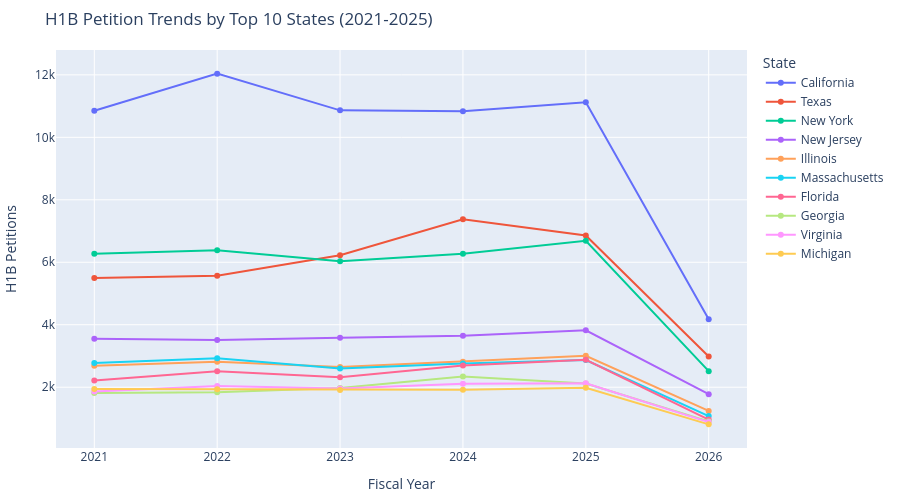

Write notebook code for a chart like this one.
### Markdown cell above
Trying to find why the chart is still showing as empty. As figured out, the year_state_top10 turned out to be an empty DataFrame. This was because I was trying to pass state_counts_top10.index to it but that was a series and Pandas was trying to match its value but there was no match in Petitioner State. the isin() expects a list.

### Code cell
year_state = H1b_comp.groupby(
    ["Fiscal Year", "Petitioner State"]
).count()["Employer (Petitioner) Name"].reset_index(name = "petitions")

year_state_top10 = year_state[year_state["Petitioner State"].isin(state_counts_top10.index.tolist())]

year_state_top10["State Name"] = year_state_top10["Petitioner State"].map(State_map)

fig5 = go.Figure()
for state in state_counts_top10.index.tolist():
    state_data = year_state_top10[year_state_top10["Petitioner State"] == state]
    fig5.add_trace(go.Scatter(
        x = state_data["Fiscal Year"],
        y = state_data["petitions"],
        mode = "lines+markers",
        name = State_map[state],
        hovertemplate="<b>" + State_map[state] + "</b><br>Year: %{x}<br>Petitions : %{y:, }<extra></extra>"        
    ))


fig5.update_layout(
    title = "H1B Petition Trends by Top 10 States (2021-2025)",
    xaxis_title = "Fiscal Year",
    yaxis_title = "H1B Petitions",
    height = 500,
    margin={"r": 20, "t": 50, "l": 10, "b": 50},
    xaxis=dict(dtick=1),                                 
    # shows every year on x axis
    legend_title="State"
)

fig5.show()

#source - https://claude.ai/chat/50981cae-65c2-43af-84f6-fcadafb66e60

### Figure 1 — Plotly figure (JSON) as saved in the notebook; plotly's stock layout.template omitted (floating-point values rounded to 4 significant figures)
{"data": [{"hovertemplate": "<b>California</b><br>Year: %{x}<br>Petitions : %{y:, }<extra></extra>", "mode": "lines+markers", "name": "California", "type": "scatter", "x": [2021, 2022, 2023, 2024, 2025, 2026], "y": [10851, 12039, 10864, 10835, 11123, 4178]}, {"hovertemplate": "<b>Texas</b><br>Year: %{x}<br>Petitions : %{y:, }<extra></extra>", "mode": "lines+markers", "name": "Texas", "type": "scatter", "x": [2021, 2022, 2023, 2024, 2025, 2026], "y": [5495, 5566, 6223, 7379, 6856, 2982]}, {"hovertemplate": "<b>New York</b><br>Year: %{x}<br>Petitions : %{y:, }<extra></extra>", "mode": "lines+markers", "name": "New York", "type": "scatter", "x": [2021, 2022, 2023, 2024, 2025, 2026], "y": [6276, 6381, 6034, 6270, 6688, 2515]}, {"hovertemplate": "<b>New Jersey</b><br>Year: %{x}<br>Petitions : %{y:, }<extra></extra>", "mode": "lines+markers", "name": "New Jersey", "type": "scatter", "x": [2021, 2022, 2023, 2024, 2025, 2026], "y": [3552, 3514, 3587, 3645, 3824, 1776]}, {"hovertemplate": "<b>Illinois</b><br>Year: %{x}<br>Petitions : %{y:, }<extra></extra>", "mode": "lines+markers", "name": "Illinois", "type": "scatter", "x": [2021, 2022, 2023, 2024, 2025, 2026], "y": [2685, 2815, 2650, 2819, 3008, 1242]}, {"hovertemplate": "<b>Massachusetts</b><br>Year: %{x}<br>Petitions : %{y:, }<extra></extra>", "mode": "lines+markers", "name": "Massachusetts", "type": "scatter", "x": [2021, 2022, 2023, 2024, 2025, 2026], "y": [2774, 2931, 2602, 2756, 2868, 1075]}, {"hovertemplate": "<b>Florida</b><br>Year: %{x}<br>Petitions : %{y:, }<extra></extra>", "mode": "lines+markers", "name": "Florida", "type": "scatter", "x": [2021, 2022, 2023, 2024, 2025, 2026], "y": [2216, 2508, 2319, 2698, 2880, 963]}, {"hovertemplate": "<b>Georgia</b><br>Year: %{x}<br>Petitions : %{y:, }<extra></extra>", "mode": "lines+markers", "name": "Georgia", "type": "scatter", "x": [2021, 2022, 2023, 2024, 2025, 2026], "y": [1811, 1842, 1978, 2340, 2118, 907]}, {"hovertemplate": "<b>Virginia</b><br>Year: %{x}<br>Petitions : %{y:, }<extra></extra>", "mode": "lines+markers", "name": "Virginia", "type": "scatter", "x": [2021, 2022, 2023, 2024, 2025, 2026], "y": [1864, 2035, 1962, 2111, 2128, 883]}, {"hovertemplate": "<b>Michigan</b><br>Year: %{x}<br>Petitions : %{y:, }<extra></extra>", "mode": "lines+markers", "name": "Michigan", "type": "scatter", "x": [2021, 2022, 2023, 2024, 2025, 2026], "y": [1940, 1938, 1914, 1922, 1980, 811]}], "layout": {"height": 500, "legend": {"title": {"text": "State"}}, "margin": {"b": 50, "l": 10, "r": 20, "t": 50}, "title": {"text": "H1B Petition Trends by Top 10 States (2021-2025)"}, "xaxis": {"dtick": 1, "title": {"text": "Fiscal Year"}}, "yaxis": {"title": {"text": "H1B Petitions"}}}}
